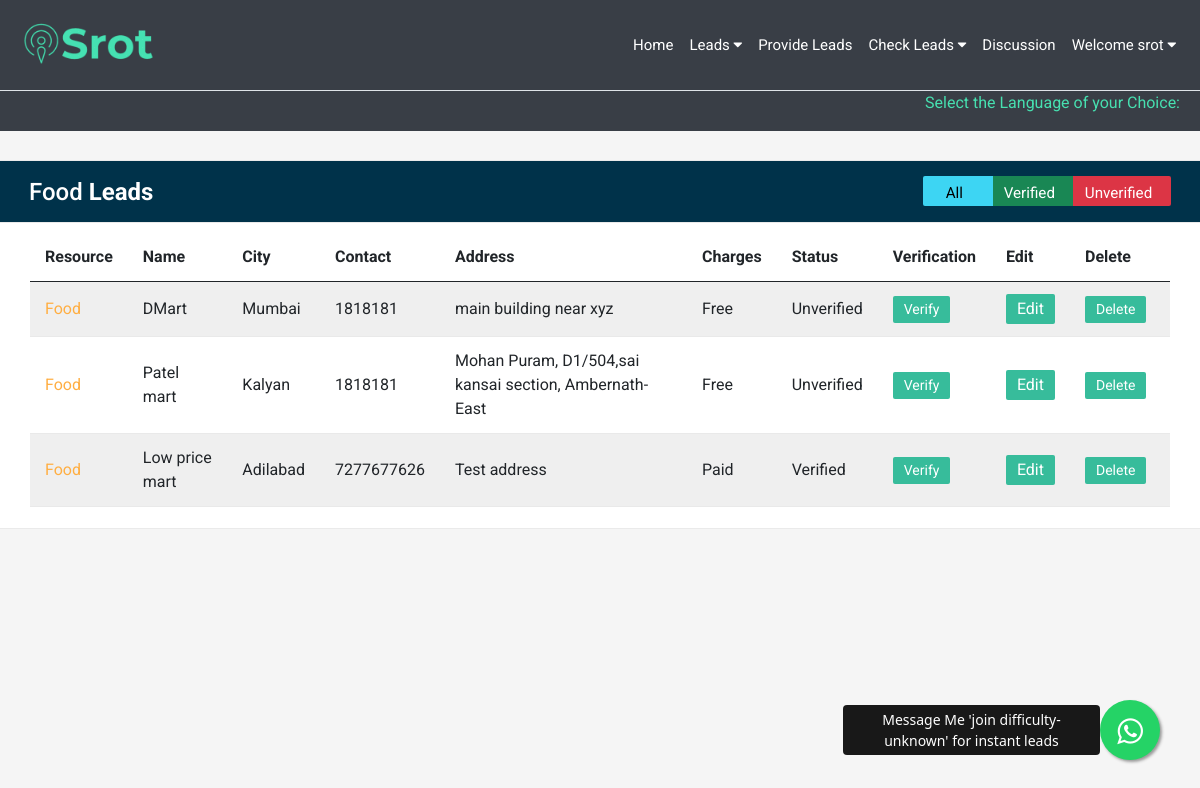
/volunteer/food (signed in), run on an earlier commit of the app's database.
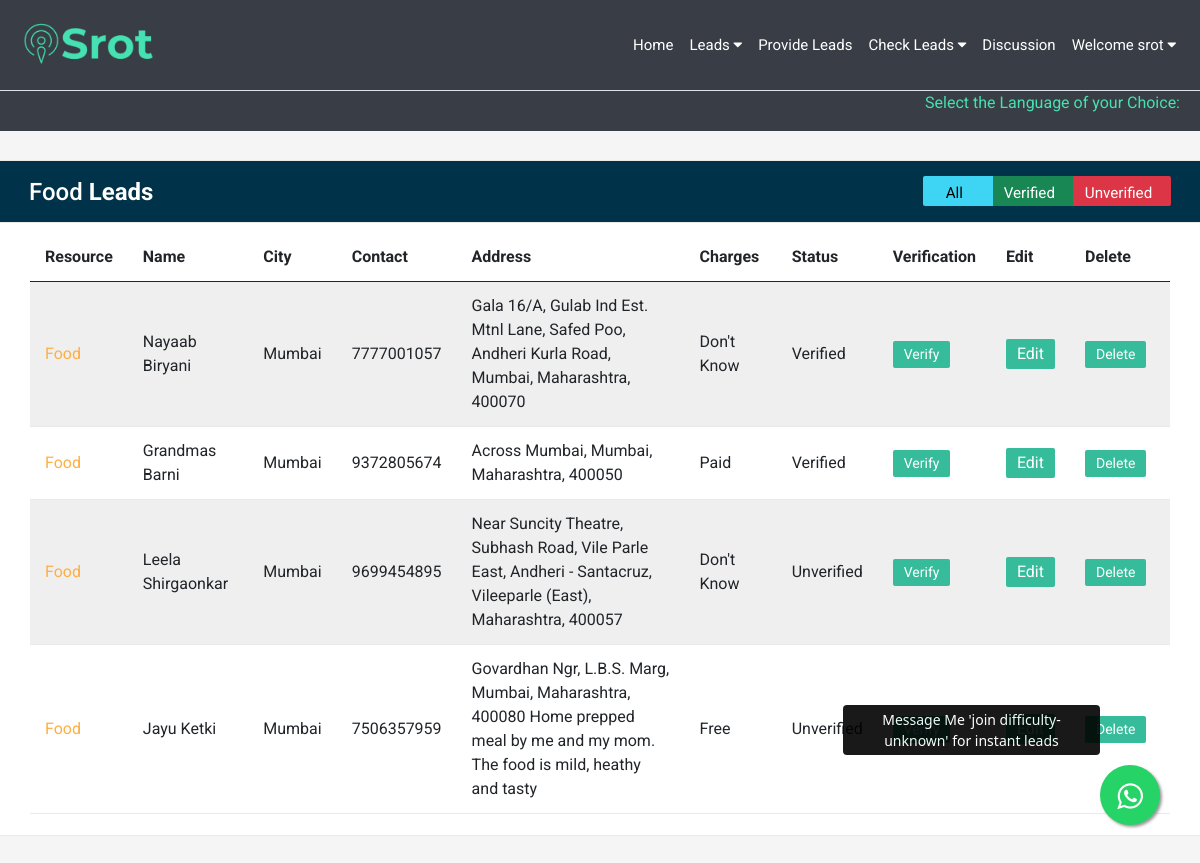
And on a later commit of the database.
### srotApp/models.py (models this page shows, shortened)
class Food(models.Model):
    volunteer_verify = models.CharField(max_length=100, default="Unverified")
    food_supplier_name = models.CharField(max_length=100)
    food_supplier_email = models.CharField(max_length=100,null=True,blank=True)
    food_supplier_contact = models.CharField(max_length=100)
    food_supplier_state = models.CharField(max_length=100)
    food_supplier_city = models.CharField(max_length=100)
    food_supplier_address = models.CharField(max_length=500)
    food_supplier_service = models.CharField(max_length=100)
    food_supplier_verify = models.CharField(max_length=100)
    food_supplier_details = models.CharField(max_length=500,null=True,blank=True)
    volunteer_deleted = models.CharField(choices=(("Yes","Yes"),("No","No")),max_length=5,default="No")

### srotApp/views.py (the view)
# urls.py: path('volunteer/food',views.volfood,name="volfood"),
def volfood(request):
    if request.user.groups.filter(name="Volunteer").exists():
        all_food = Food.objects.filter(volunteer_deleted = "No")
        context = {'foods':all_food}
    else:
        return redirect("home")
    return render(request,'volunteer/food.html',context)

### templates/volunteer/food.html (shortened to what this page needs)
{% extends 'basic.html' %}
{% block basic_head %}
<link rel="stylesheet" href="/media/css/volunteer.css">
{% endblock basic_head %}
{% block basic_body %}
    <div class="table-wrapper">
        <div class="table-title">
            <div class="row">
                <div class="col-sm-6">
                    <h2>Food <b>Leads</b></h2>
                </div>
                <div class="col-sm-6">
                    <div class="btn-group" data-toggle="buttons">
                        <label class="btn btn-info active">
                            <span style="margin-right: -10px;">All</span>
                        </label>
                        <label class="btn btn-success">
                            <span style="margin-right: -10px;">Verified</span>
                        </label>
                        <label class="btn btn-danger">
                            <span style="margin-right: -10px;">Unverified</span>
                        </label>
                    </div>
                </div>
            </div>
        </div>
        <table class="table table-striped table-hover">
            <thead>
                <tr>
                    <th>Resource</th>
                    <th>Name</th>
                    <th>City</th>
                    <th>Contact</th>
                    <th>Address</th>
                    <th>Charges</th>
                    <th>Status</th>
                    <th>Verification</th>
                    <th>Edit</th>
                    <th>Delete</th>
                </tr>
            </thead>
            <tbody>
                {% for food in foods %}
                {% if  food.volunteer_verify == "Verified" %}
                <tr data-status="active">
                    <td style="color: #FFAE42;">Food</td>
                    <td>{{ food.food_supplier_name }}</td>
                    <td>{{ food.food_supplier_city }}</td>
                    <td>{{ food.food_supplier_contact }}</td>
                    <td>{{food.food_supplier_address}}</td>
                    <td>{{ food.food_supplier_service }}</td>
                    <td>{{ food.volunteer_verify }}</td>
                    <td><a href="{% url 'verifyLead' resource='Food' id=food.id %}" class="btn btn-sm manage">Verify</a></td>
                    <td><a href="#" class="btn open-form" id="e{{food.id}}" onclick="editfood(this.id)"
                            style="color:white;">Edit</a></td>
                    <td><a href="{% url 'deleteLead' resource='Food' id=food.id %}" class="btn btn-sm manage"
                            name="deletefood">Delete</a></td>
                </tr>
                {% else %}
                <tr data-status="expired">
                    <td style="color: #FFAE42;">Food</td>
                    <td>{{ food.food_supplier_name }}</td>
                    <td>{{ food.food_supplier_city }}</td>
                    <td>{{ food.food_supplier_contact }}</td>
                    <td>{{food.food_supplier_address}}</td>
                    <td>{{ food.food_supplier_service }}</td>
                    <td>{{ food.volunteer_verify }}</td>
                    <td><a href="{% url 'verifyLead' resource='Food' id=food.id %}" class="btn btn-sm manage">Verify</a></td>
                    <td><a href="#" class="btn open-form" id="e{{food.id}}" onclick="editfood(this.id)"
                            style="color:white;">Edit</a></td>
                    <td><a href="{% url 'deleteLead' resource='Food' id=food.id %}" class="btn btn-sm manage" type="submit"
                            name="deletefood">Delete</a></td>
                </tr>
                {% endif %}
                {% endfor %}
            </tbody>
        </table>
    </div>
{% endblock basic_body %}

What changed in the data, as far as the page shows it:
removed Food: food_supplier_name "DMart", food_supplier_city "Mumbai", food_supplier_contact "1818181", food_supplier_address "main building near xyz", food_supplier_service "Free", volunteer_verify "Unverified"
removed Food: food_supplier_name "Patel mart", food_supplier_city "Kalyan", food_supplier_contact "1818181", food_supplier_address "Mohan Puram, D1/504,sai kansai section, Ambernath-East", food_supplier_service "Free", volunteer_verify "Unverified"
removed Food: food_supplier_name "Low price mart", food_supplier_city "Adilabad", food_supplier_contact "7277677626", food_supplier_address "Test address", food_supplier_service "Paid", volunteer_verify "Verified"
added Food: food_supplier_name "Nayaab Biryani", food_supplier_city "Mumbai", food_supplier_contact "7777001057", food_supplier_address "Gala 16/A, Gulab Ind Est. Mtnl Lane, Safed Poo, Andheri Kurla Road, Mumbai, Maharashtra, 400070", food_supplier_service "Don't Know", volunteer_verify "Verified"
added Food: food_supplier_name "Grandmas Barni", food_supplier_city "Mumbai", food_supplier_contact "9372805674", food_supplier_address "Across Mumbai, Mumbai, Maharashtra, 400050", food_supplier_service "Paid", volunteer_verify "Verified"
added Food: food_supplier_name "Leela Shirgaonkar", food_supplier_city "Mumbai", food_supplier_contact "9699454895", food_supplier_address "Near Suncity Theatre, Subhash Road, Vile Parle East, Andheri - Santacruz, Vileeparle (East), Maharashtra, 400057", food_supplier_service "Don't Know", volunteer_verify "Unverified"
added Food: food_supplier_name "Jayu Ketki", food_supplier_city "Mumbai", food_supplier_contact "7506357959", food_supplier_address "Govardhan Ngr, L.B.S. Marg, Mumbai, Maharashtra, 400080 Home prepped meal by me and my mom. The food is mild, heathy and tasty", food_supplier_service "Free", volunteer_verify "Unverified"
